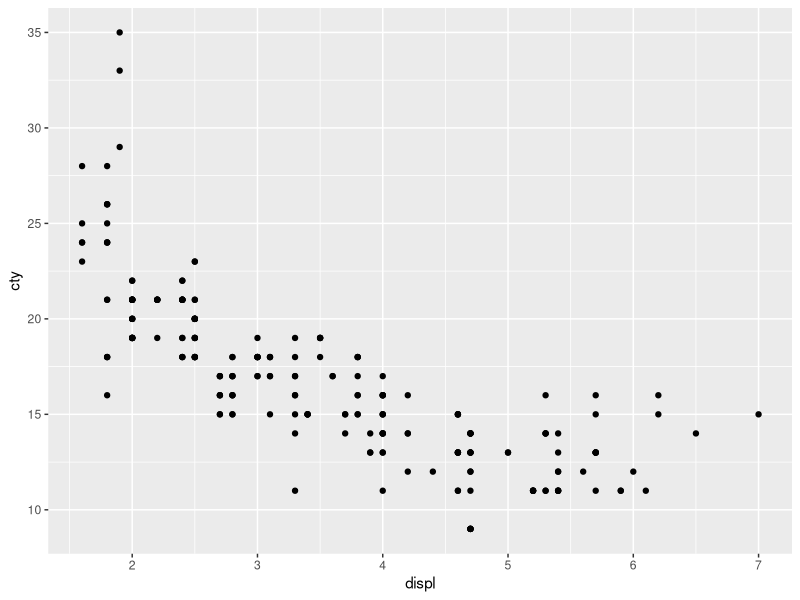
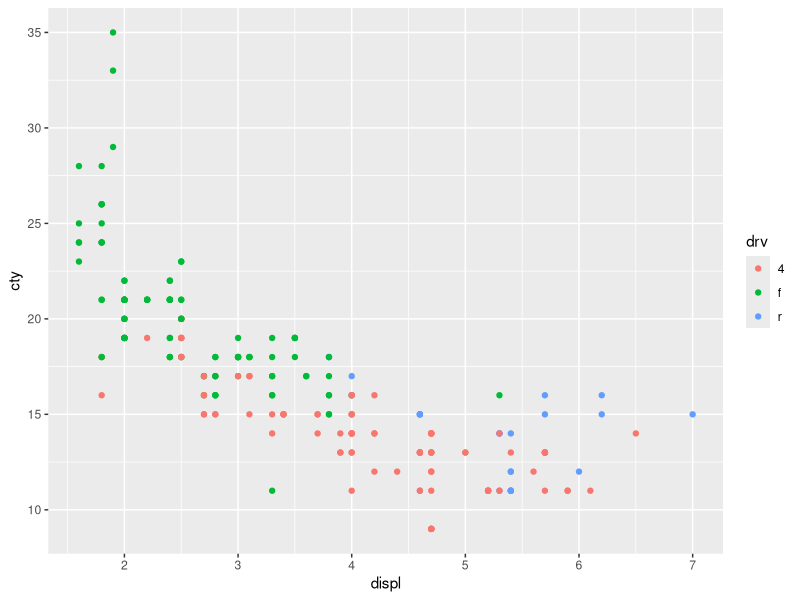
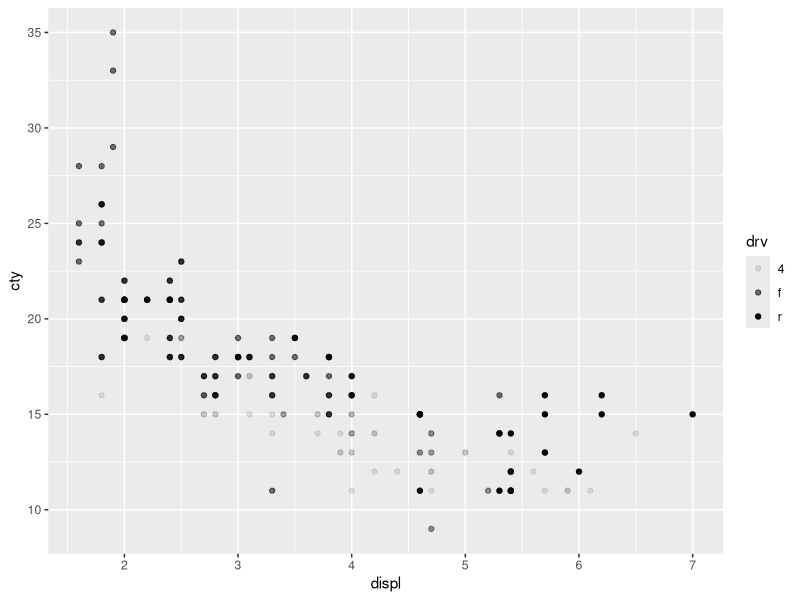
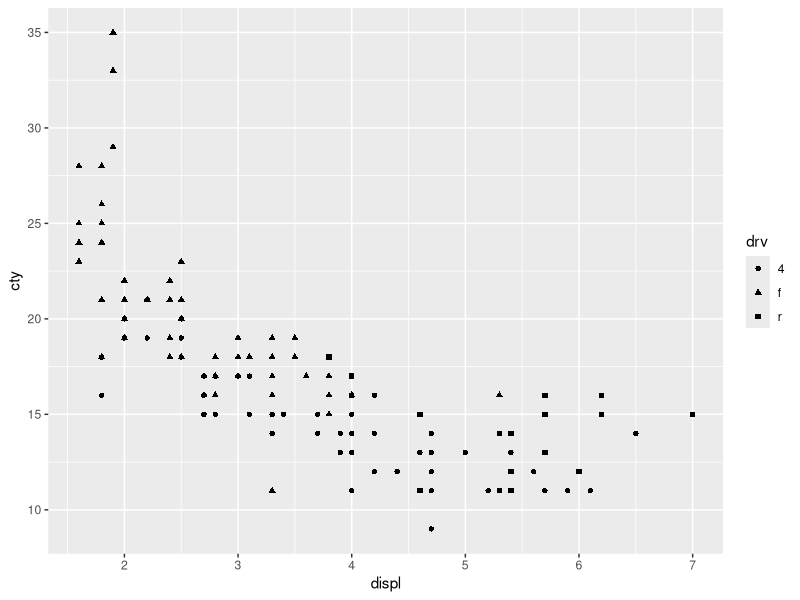
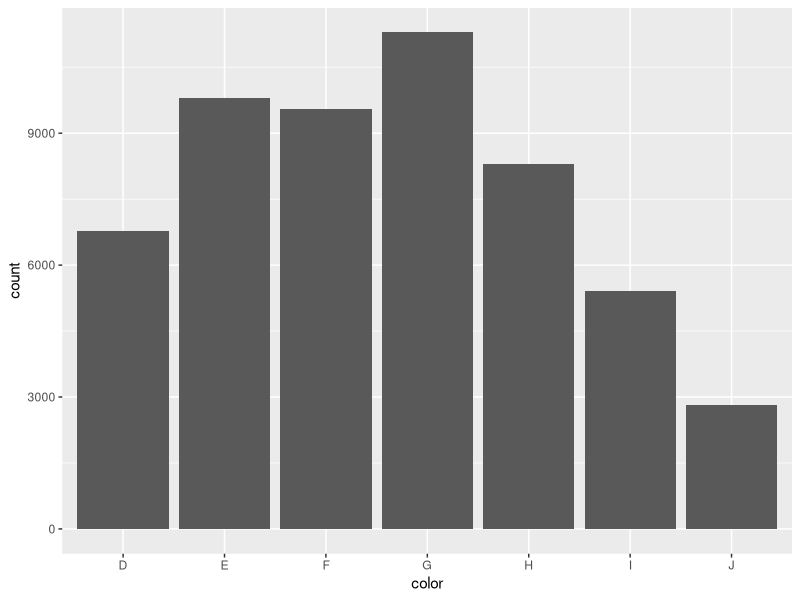
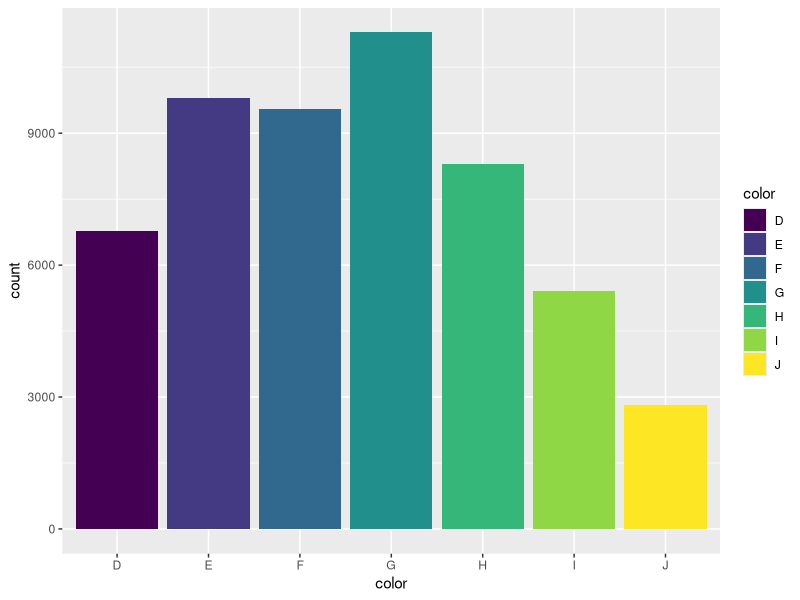
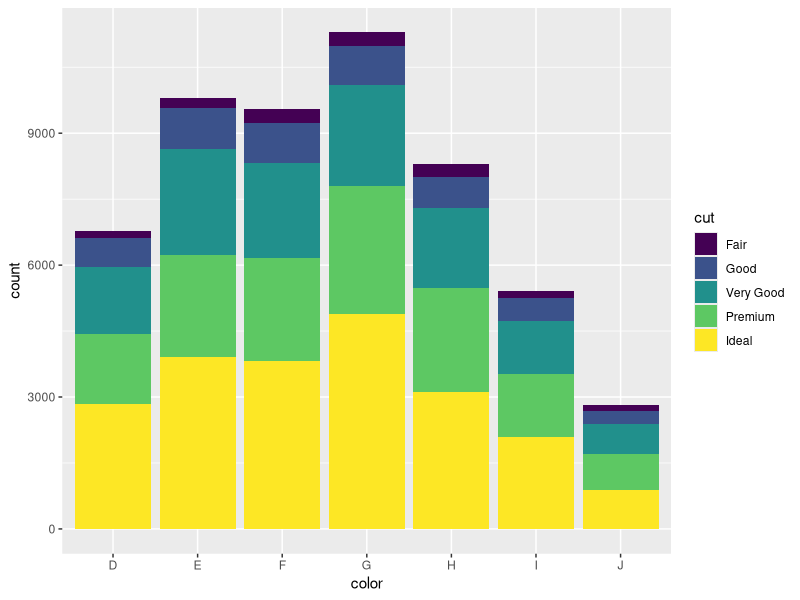
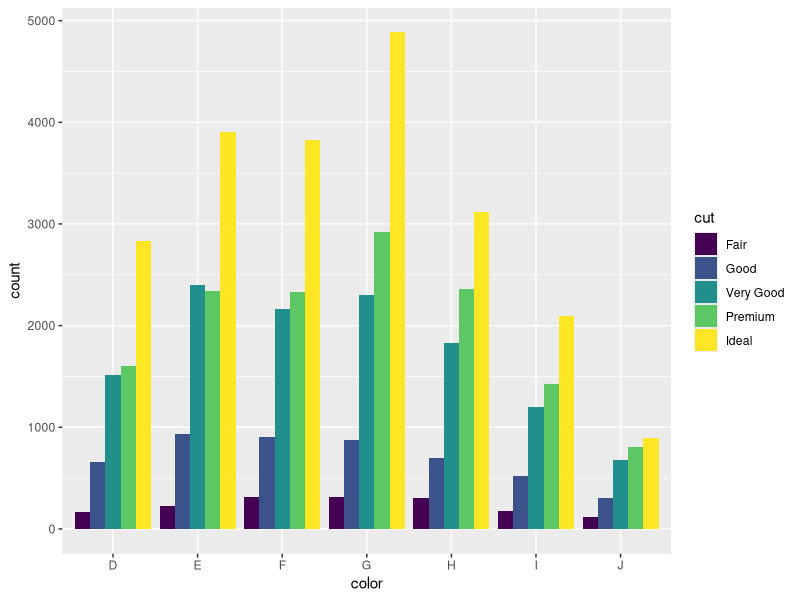

Generate these figures, in order, with R:
## ---- chunk 1
knitr::opts_chunk$set(echo = TRUE)
## ---- chunk 2
library(tidyverse)
library(ggplot2)
## ---- chunk 3
mpg
## ---- chunk 4
ggplot(data = mpg) + 
  geom_point(mapping = aes(x = displ, y = cty))
## ---- chunk 5
ggplot(data = mpg) + 
  geom_point(mapping = aes(x = displ, y = cty, colour = drv))
## ---- chunk 6
ggplot(data = mpg) + 
  geom_point(mapping = aes(x = displ, y = cty, alpha = drv))
## ---- chunk 7
ggplot(data = mpg) + 
  geom_point(mapping = aes(x = displ, y = cty, shape = drv))
## ---- chunk 8
diamonds
## ---- chunk 9
ggplot(data = diamonds) + 
  geom_bar(mapping = aes(x = color))
## ---- chunk 10
ggplot(data = diamonds) + 
  geom_bar(mapping = aes(x = color, fill = color))
## ---- chunk 11
ggplot(data = diamonds) + 
  geom_bar(mapping = aes(x = color, fill = cut))
## ---- chunk 12
ggplot(data = diamonds) + 
  geom_bar(mapping = aes(x = color, fill = cut), position = "dodge")
## ---- chunk 13
ggplot(diamonds, aes(price)) +
  geom_histogram(binwidth = 250)
## ---- chunk 14
ggplot(diamonds, aes(price, fill = color)) +
  geom_histogram(binwidth = 1000)
## ---- chunk 15
ggplot(data = mpg, mapping = aes(x = drv, y = cty)) + 
  geom_boxplot()
## ---- chunk 16
ggplot(data = mpg, mapping = aes(x = drv, y = cty, fill= drv)) + 
  geom_boxplot()
## ---- chunk 17
ggplot(data = mpg, mapping = aes(x = drv, y = cty, fill= drv)) + 
  geom_boxplot()+ theme(legend.position="none")
